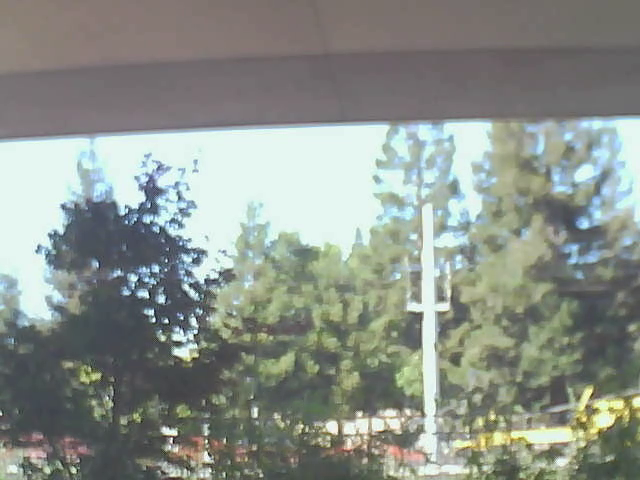
#> input picture frame 5 of Week 9/train_training.mp4, 640 x 480 px
$ python 'Week 9 Lecture.py'
#> lines starting #> are read from the running program, lines starting #| are printed output that depends on the picture
import cv2
import numpy as np
import time

# [23 lines of commented-out code are left out]

feed_descriptor=cv2.VideoCapture('train_training.mp4')
previous_frame = None
while (feed_descriptor.isOpened()):
    current_frame=feed_descriptor.read()[1]
#> current_frame is the input picture: shape (480, 640, 3); mean B, G, R 138.4, 145.7, 139.3

    if current_frame is None:
        break
    current_frame = cv2.cvtColor(current_frame, cv2.COLOR_BGR2GRAY)
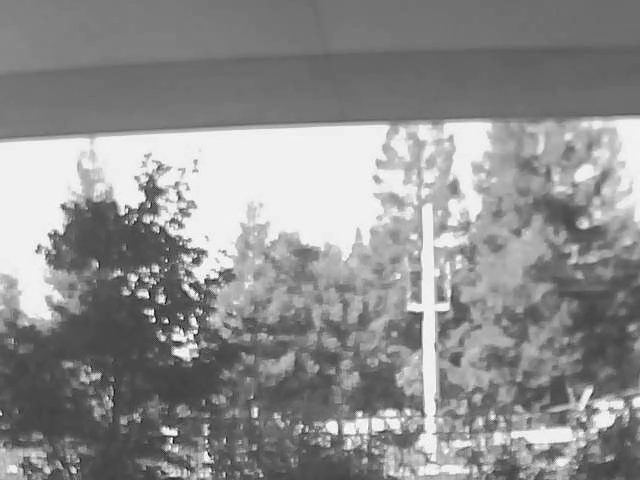
#> current_frame: shape (480, 640); min 5, max 255, mean 142.9
    current_frame = cv2.GaussianBlur(current_frame, (31, 31), 0)
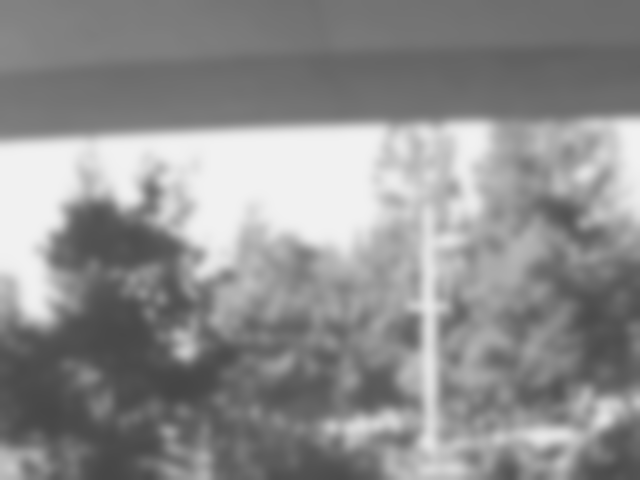
#> current_frame: shape (480, 640); min 70, max 241, mean 142.9
    current_frame = cv2.rectangle(current_frame, (284, 300), (400, 400), (0, 255, 0), 3)
    current_frame = cv2.rectangle(current_frame, (484, 300), (600, 400), (0, 255, 0), 3)
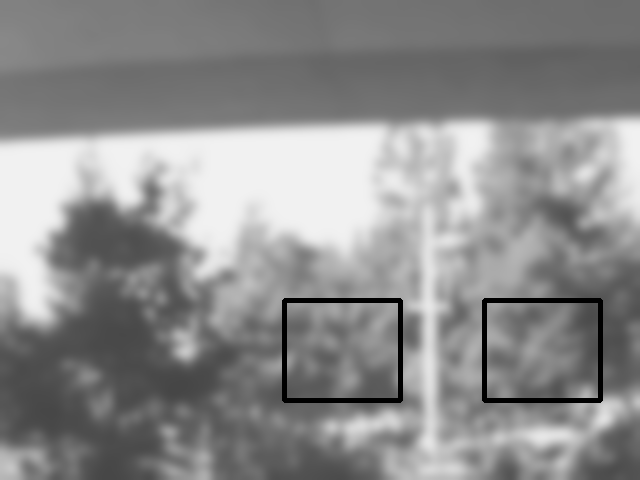
#> current_frame: shape (480, 640); min 0, max 241, mean 141.1
    if previous_frame is not None:
        current_frame = cv2.absdiff(np.float32(previous_frame),	np.float32(current_frame))

    box1 = current_frame[284:400, 300:400]
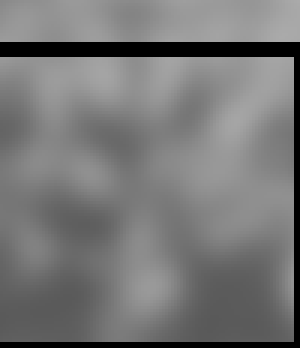
#> box1: shape (116, 100) (shown 3 times larger); min 0, max 170, mean 118.5
    box2 = current_frame[484:600, 300:400]
#> box2 = empty array
    # box1_ratio = np.count_nonzero(box1)/box1.size


    previous_frame = current_frame

    cv2.imshow('video', current_frame)

    time.sleep(1)
    if cv2.waitKey(1) & 0xFF == ord('q'):
#> (key q is pressed here)
        break


cv2.destroyAllWindows()
feed_descriptor.release()

$ run again, starting later in the video
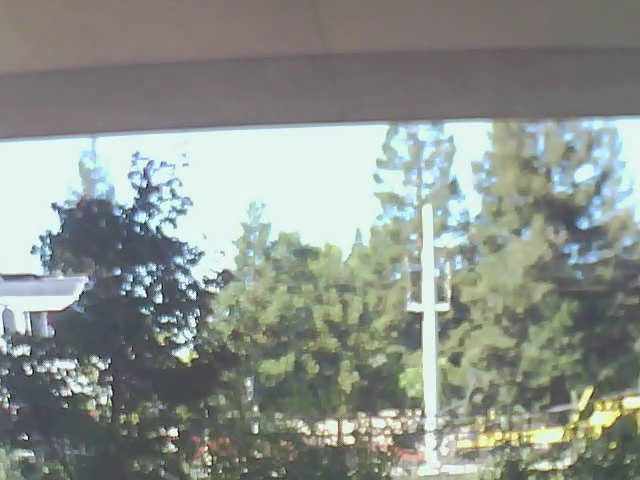
#> input picture frame 22 of Week 9/train_training.mp4, 640 x 480 px
#> current_frame is the input picture: shape (480, 640, 3); mean B, G, R 140.4, 147.1, 140.4
#> `current_frame = cv2.GaussianBlur(current_frame, (31, 31), 0)`:
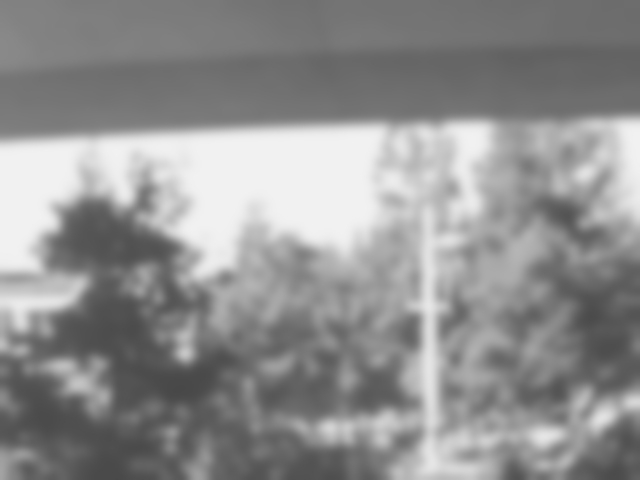
#> current_frame: shape (480, 640); min 72, max 241, mean 144.2
#> `current_frame = cv2.rectangle(current_frame, (484, 300), (600, 400), (..`:
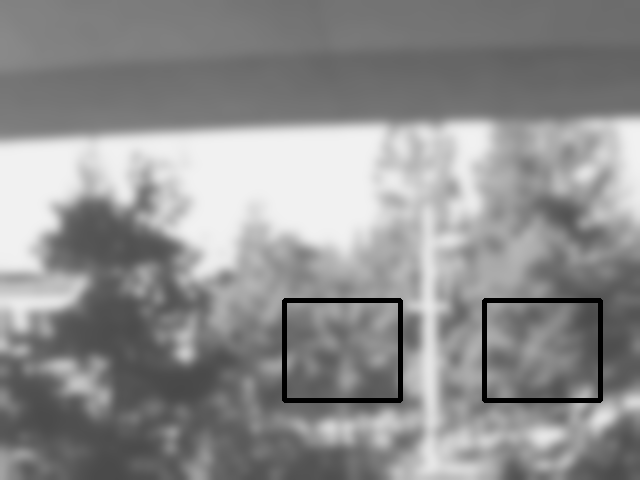
#> current_frame: shape (480, 640); min 0, max 241, mean 142.5
#> box2 = empty array

$ run again, starting later in the video
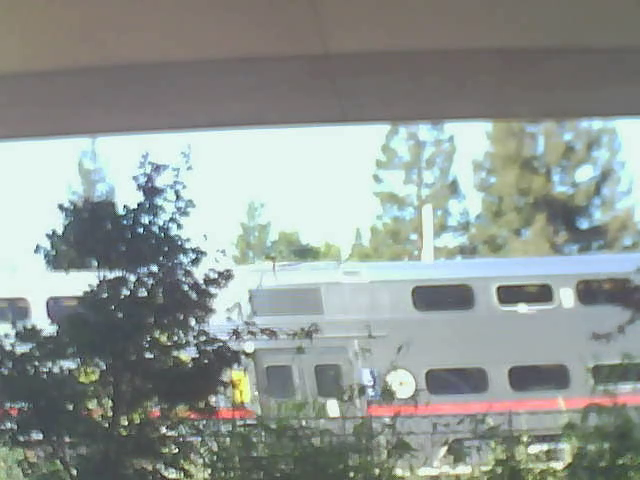
#> input picture frame 40 of Week 9/train_training.mp4, 640 x 480 px
#> current_frame is the input picture: shape (480, 640, 3); mean B, G, R 148.4, 152.8, 144.9
#> `current_frame = cv2.rectangle(current_frame, (484, 300), (600, 400), (..`:
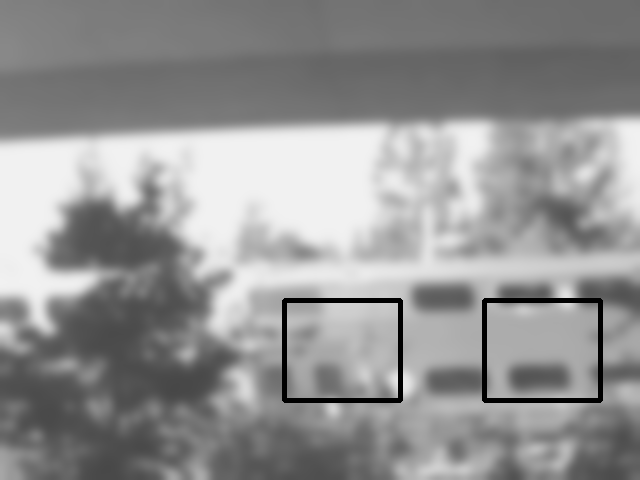
#> current_frame: shape (480, 640); min 0, max 241, mean 147.6
#> `box1 = current_frame[284:400, 300:400]`:
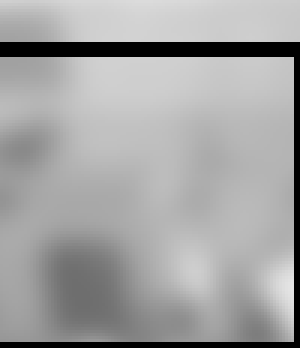
#> box1: shape (116, 100) (shown 3 times larger); min 0, max 229, mean 162.5
#> box2 = empty array
